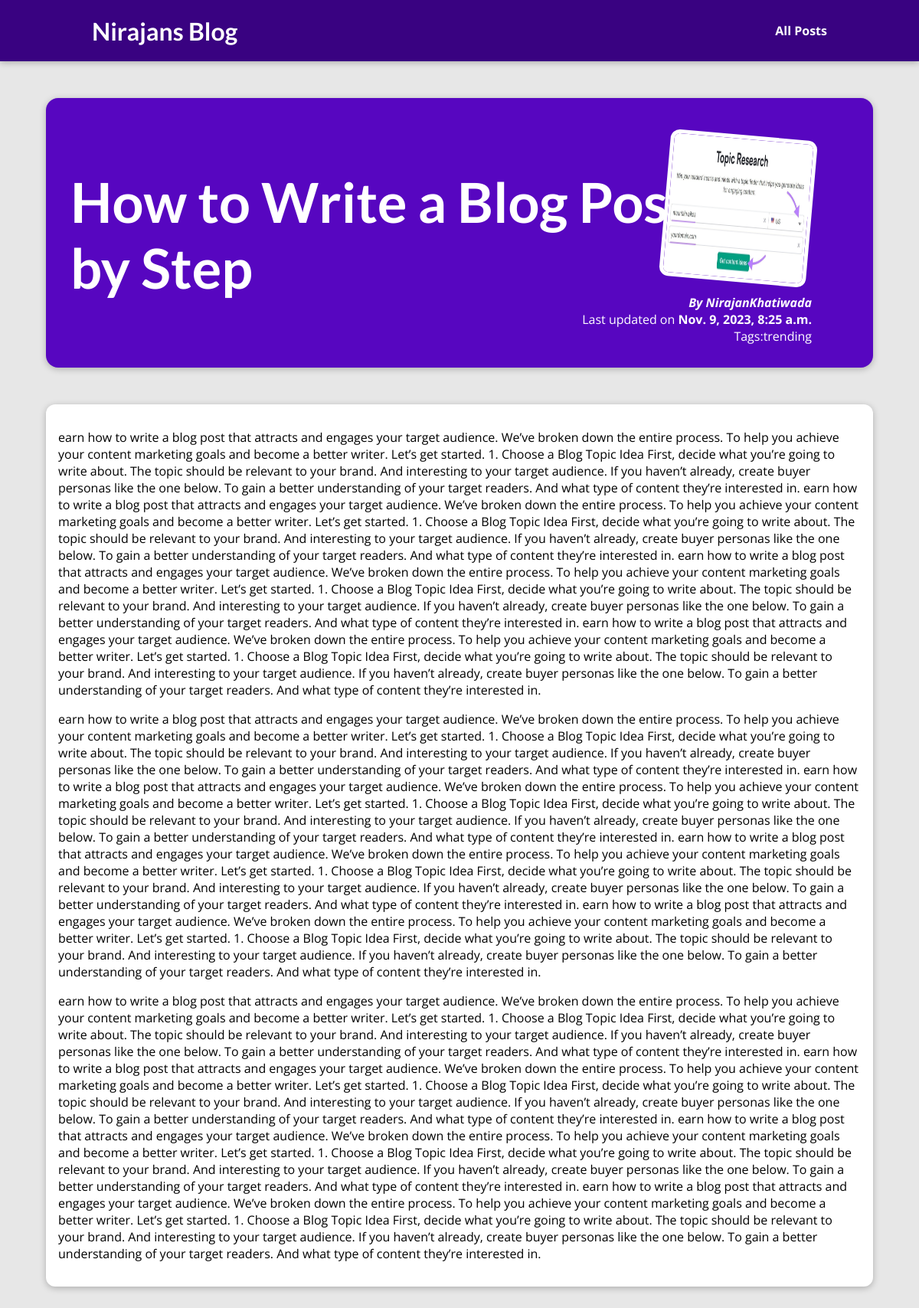
The app's page /post/how-to-write-a-blog-post-step-by-step/ with its own data.
### blog/models.py (models this page shows, shortened)
class Post(models.Model):
    title=models.CharField(max_length=50)
    excerpt=models.CharField(max_length=250,null=True)
    date=models.DateTimeField(auto_now_add=True,editable=False)
    slug=models.SlugField(primary_key=True,db_index=True,blank=True)
    content=models.TextField(null=True,blank=True)
    author=models.ForeignKey(Author,on_delete=models.SET_DEFAULT,related_name="author_query",default="No Author",db_constraint=False)
    caption=models.ManyToManyField(Tag,related_name="lol")
    image=models.ImageField(upload_to="image",max_length=200,null=True)

class Author(models.Model):
    Fname=models.CharField(max_length=50)
    Lname=models.CharField(max_length=50)
    email=models.EmailField(max_length=254)
    def __str__(self):
        return f'{self.Fname}{self.Lname}'

class Tag(models.Model):
    Caption=models.CharField(max_length=50)
    def __str__(self):
        return f'{self.Caption}'

### blog/views.py (the view)
# urls.py: path("post/<slug:slug>/",views.parameter_post_page,name="postpage"),
def parameter_post_page(request,slug):
    for x in Post.objects.all().order_by("-date"):
        print(x.author)
        if x.slug==slug:
            return render(request,"blog/postdetain_page.html",{'data':x,'tags':x.caption.all()})
    raise Http404()

### blog/templates/blog/postdetain_page.html (shortened to what this page needs)
{%extends 'base.html'%}
{%load static%}
{%block cssfile%}
<link rel="stylesheet" href="{%static 'blog/css/all-post.css'%}">
<link rel="stylesheet" href="{%static 'blog/css/post.css'%}">
<link rel="stylesheet" href="{%static 'blog/css/index.css'%}">
<link rel="stylesheet" href="{%static 'blog/css/post-detail.css'%}">
{%endblock%}
{%block content%}
<section id="summary">
    <h2>{{data.title}}</h2>
    <article>
      <img src="{{data.image.url}}" alt="Post Title" />
      <address>By {{data.author}}</address>
      <div>Last updated on <time>{{data.date}}</time></div>
      <div>Tags:{%for x in tags%}{{x}}{%endfor%}</div>
    </article>
  </section>
  <main>
    <p>
    {{data.content}}
    </p>
    <p>
      {{data.content}}
    </p>
    <p>
      {{data.content}}
    </p>
  </main>
{%endblock%}

### static/css/index.css (style rules this page uses)
* { box-sizing: border-box; }
html { font-family: 'Open Sans', 'Lato', sans-serif; }
body { margin: 0; }
h1, h2, h3 { font-family: 'Lato', sans-serif; font-weight: bold; }

### blog/static/blog/css/all-post.css (style rules this page uses)
body { background-color: #e7e7e7; }

### blog/static/blog/css/post-detail.css (style rules this page uses)
body { background-color: #e7e7e7; }
#summary { margin: 8rem auto 3rem auto; padding: 2rem; width: 90%; max-width: 90rem; border-radius: 16px; background-color: #5706c0; position: relative; box-shadow: 0 2px 8px rgba(0, 0, 0, 0.25); height: 22rem; }
#summary h2 { color: white; font-size: 4.5rem; }
#summary article { position: absolute; top: 2rem; right: 3rem; padding: 1rem 2rem; border-radius: 12px; text-align: right; color: white; }
#summary article img { width: 12rem; height: 12rem; border-radius: 12px; transform: rotateZ(5deg); border: 5px solid white; margin-bottom: 1rem; }
#summary address { font-weight: bold; }
#summary time { font-weight: bold; }
main { width: 90%; max-width: 90rem; margin: 3rem auto; background-color: white; padding: 1rem; border-radius: 12px; box-shadow: 0 2px 8px rgba(0, 0, 0, 0.25); }

### records on screen
Post: title "How to Write a Blog Post Step by Step", image (picture), author "NirajanKhatiwada", date "Nov. 9, 2023, 8:25 a.m.", content "earn how to write a blog post that attracts and engages your target audience. We’ve broken down the entire process. To help you achieve your content marketing goals and become a better writer. Let’s get started. 1. Choose a Blog Topic Idea First, decide what you’re going to write about. The topic should be relevant to your brand. And interesting to your target audience. If you haven’t already, create buyer personas like the one below. To gain a better understanding of your target readers. And what type of content they’re interested in. earn how to write a blog post that attracts and engages your target audience. We’ve broken down the entire process. To help you achieve your content…"
Tag: Caption "trending"
